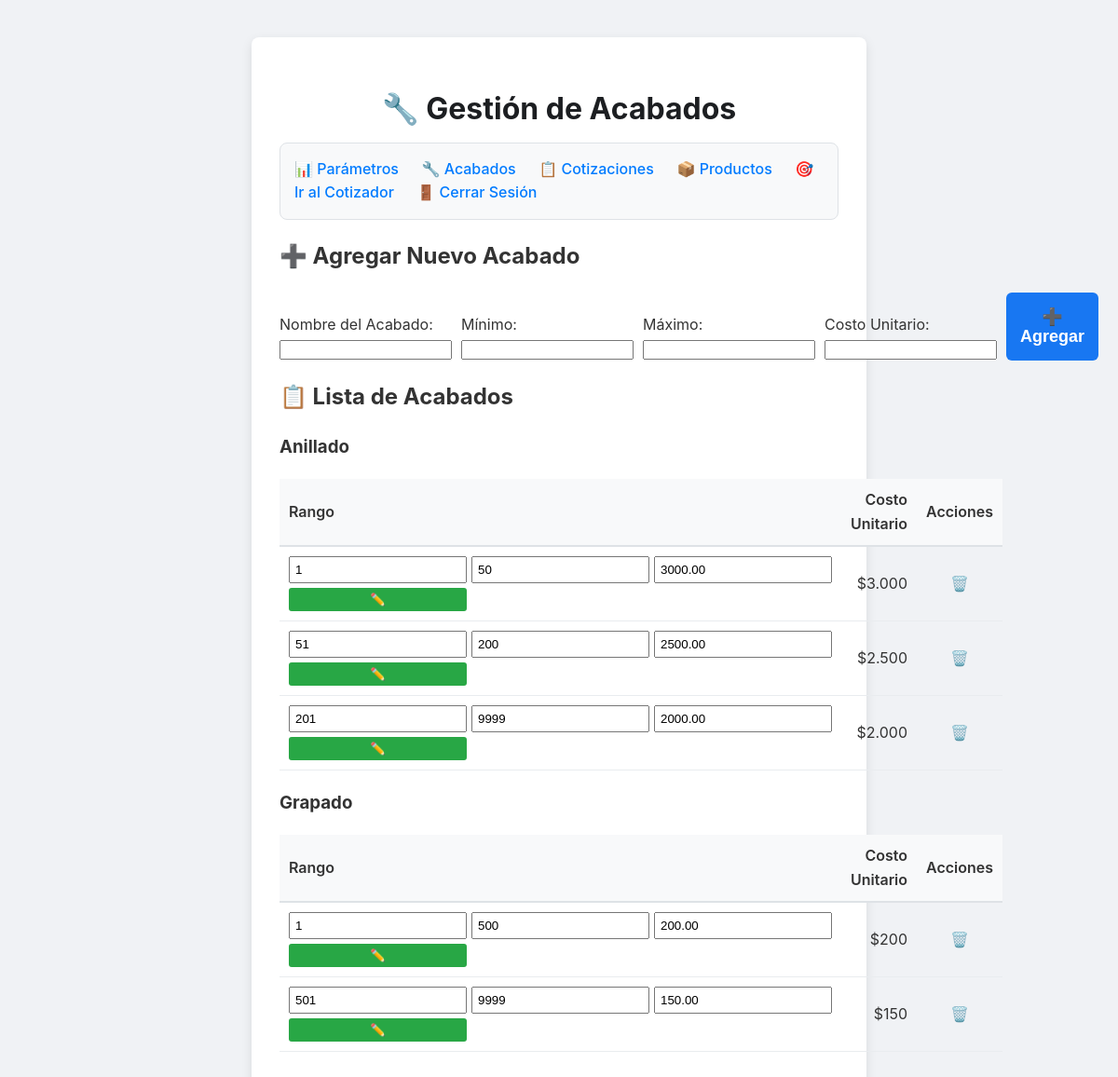
Screenshot of /old/admin/acabados.php (signed in) with the database file from the repository.
### tables this page shows
CREATE TABLE acabados (
    id INT PRIMARY KEY AUTO_INCREMENT,
    nombre_acabado VARCHAR(50) NOT NULL,
    min_cantidad INT NOT NULL,
    max_cantidad INT NOT NULL,
    costo DECIMAL(10,2) NOT NULL
);

### old/motor_cotizador.php (called while the page is built, shortened)
<?php
function obtenerAcabados() {
    $database = new Database();
    $db = $database->getConnection();
    try {
        $query = "SELECT * FROM acabados ORDER BY nombre_acabado, min_cantidad";
        $stmt = $db->prepare($query);
        $stmt->execute();
        return $stmt->fetchAll(PDO::FETCH_ASSOC);
    } catch (Exception $e) {
        return [];
    }
}
?>

### old/admin/acabados.php (the view, shortened to what this page needs)
<?php
require_once '../motor_cotizador.php';
$acabados = obtenerAcabados();
?>
<!DOCTYPE html>
<html lang="es">
<head>
    <link rel="stylesheet" href="../estilos.css">
</head>
<body>
    <div class="container admin-container">
        <h1>🔧 Gestión de Acabados</h1>
        <div class="admin-nav">
            <a href="index.php">📊 Parámetros</a>
            <a href="acabados.php">🔧 Acabados</a>
            <a href="cotizaciones.php">📋 Cotizaciones</a>
            <a href="productos.php">📦 Productos</a>
            <a href="../index.php">🎯 Ir al Cotizador</a>
            <a href="logout.php">🚪 Cerrar Sesión</a>
        </div>
        <div class="seccion-parametros">
            <h2>➕ Agregar Nuevo Acabado</h2>
            <form method="POST" style="display: grid; grid-template-columns: 2fr 1fr 1fr 1fr auto; gap: 10px; align-items: end;">
                <div>
                    <label>Nombre del Acabado:</label>
                    <input type="text" name="nombre_acabado" required>
                </div>
                <div>
                    <label>Mínimo:</label>
                    <input type="number" name="min_cantidad" min="1" required>
                </div>
                <div>
                    <label>Máximo:</label>
                    <input type="number" name="max_cantidad" min="1" required>
                </div>
                <div>
                    <label>Costo Unitario:</label>
                    <input type="number" name="costo" step="0.01" min="0" required>
                </div>
                <div>
                    <button type="submit" name="agregar_acabado" class="submit-btn">➕ Agregar</button>
                </div>
            </form>
        </div>
        <div class="seccion-parametros">
            <h2>📋 Lista de Acabados</h2>
            <?php
            $acabados_agrupados = [];
            foreach ($acabados as $acabado) {
                $nombre = $acabado['nombre_acabado'];
                if (!isset($acabados_agrupados[$nombre])) {
                    $acabados_agrupados[$nombre] = [];
                }
                $acabados_agrupados[$nombre][] = $acabado;
            }
            ?>
            <?php foreach ($acabados_agrupados as $nombre => $rangos): ?>
                <h3 style="margin-top: 20px; color: #333;"><?php echo htmlspecialchars($nombre); ?></h3>
                <table style="width: 100%; border-collapse: collapse; margin-bottom: 20px;">
                    <thead>
                        <tr style="background: #f8f9fa;">
                            <th style="padding: 10px; text-align: left;">Rango</th>
                            <th style="padding: 10px; text-align: right;">Costo Unitario</th>
                            <th style="padding: 10px; text-align: center;">Acciones</th>
                        </tr>
                    </thead>
                    <tbody>
                        <?php foreach ($rangos as $rango): ?>
                        <tr style="border-bottom: 1px solid #eee;">
                            <td style="padding: 10px;">
                                <form method="POST" style="display: grid; grid-template-columns: 1fr 1fr auto; gap: 5px; align-items: center;">
                                    <input type="number" name="min_cantidad" value="<?php echo $rango['min_cantidad']; ?>" min="1" style="padding: 5px;">
                                    <input type="number" name="max_cantidad" value="<?php echo $rango['max_cantidad']; ?>" min="1" style="padding: 5px;">
                                    <input type="number" name="costo" value="<?php echo $rango['costo']; ?>" step="0.01" min="0" style="padding: 5px;">
                                    <button type="submit" name="actualizar_acabado" style="background: #28a745; color: white; border: none; padding: 5px 10px; border-radius: 3px; cursor: pointer;">✏️</button>
                                </form>
                            </td>
                            <td style="padding: 10px; text-align: right;">
                                $<?php echo number_format($rango['costo'], 0, ',', '.'); ?>
                            </td>
                            <td style="padding: 10px; text-align: center;">
                                <a href="?eliminar=<?php echo $rango['id']; ?>"
                                   onclick="return confirm('¿Estás seguro de eliminar este rango?')"
                                   style="color: #dc3545; text-decoration: none;">🗑️</a>
                            </td>
                        </tr>
                        <?php endforeach; ?>
                    </tbody>
                </table>
            <?php endforeach; ?>
        </div>
    </div>
</body>
</html>

### old/estilos.css (style rules this page uses)
body { font-family: -apple-system, BlinkMacSystemFont, "Segoe UI", Roboto, Helvetica, Arial, sans-serif; background-color: #f0f2f5; color: #333; line-height: 1.6; margin: 0; padding: 20px; }
.container { max-width: 600px; margin: 20px auto; background-color: #ffffff; padding: 30px; border-radius: 8px; box-shadow: 0 4px 12px rgba(0, 0, 0, 0.1); }
h1 { color: #1c1e21; text-align: center; margin-bottom: 10px; }
.submit-btn { width: 100%; padding: 15px; background-color: #1877f2; color: #ffffff; border: none; border-radius: 6px; font-size: 18px; font-weight: bold; cursor: pointer; transition: background-color 0.2s; }
.admin-nav { background: #f8f9fa; padding: 15px; margin-bottom: 20px; border-radius: 8px; border: 1px solid #dee2e6; }
.admin-nav a { margin-right: 20px; text-decoration: none; color: #007bff; font-weight: 500; }
table { width: 100%; border-collapse: collapse; margin: 15px 0; }
table th { background: #f8f9fa; padding: 12px; text-align: left; font-weight: 600; border-bottom: 2px solid #dee2e6; }
table td { padding: 12px; border-bottom: 1px solid #e9ecef; }

### rows the page displays
acabados: min_cantidad "1", max_cantidad "50", costo "3000.00", costo "3.000"
acabados: min_cantidad "51", max_cantidad "200", costo "2500.00", costo "2.500"
acabados: min_cantidad "201", max_cantidad "9999", costo "2000.00", costo "2.000"
acabados: nombre_acabado "Grapado", min_cantidad "501", max_cantidad "9999", costo "150.00", costo "150"
acabados: min_cantidad "1", max_cantidad "500", costo "200.00", costo "200"

### other values shown
$nombre "Anillado"
